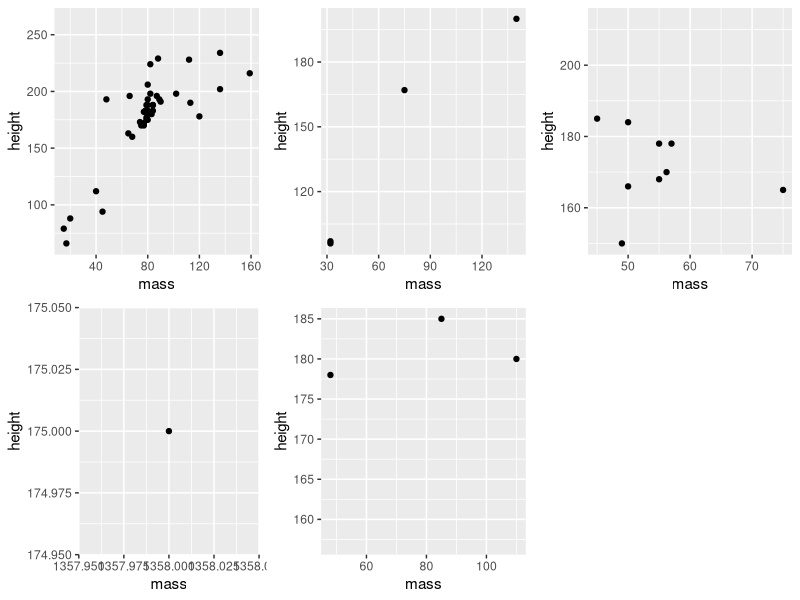

This figure's R source:
library(tidyverse)
data("starwars")
starwars
# sex, birth year, species and height and add height in meters
starwars %>% 
  select(sex,birth_year,species,height) %>% 
  mutate(height_m = height*0.01)

# What is the most common eye color
starwars %>% 
  select(eye_color) %>% 
  group_by(eye_color) %>% 
  summarise(freq_eye = length(eye_color)) %>% 
  arrange(desc(freq_eye))
# Who is the youngest human
starwars %>% 
  filter(species == "Human") %>% 
  select(name, birth_year) %>% 
  arrange(birth_year)

# Which homeworld has the most characters
starwars %>% 
  select(homeworld) %>% 
  group_by(homeworld) %>% 
  summarise(most_char = length(homeworld)) %>% 
  arrange(desc(most_char))


# Create a new data with species mass, calculate the bmi, and join it with the starwars data

starwars %>% 
  mutate(bmi = mass/(0.01*height)^2) %>% 
  select(species,mass,bmi) %>% 
  left_join(starwars,by = "species")

# create a long format of the subset data of species, mass, height, and birth year with the species column, one column with the categories mass,height, birth year and one column with the values

starwars %>% 
  select(species,mass,height,birth_year) %>% 
  pivot_longer(cols = -species,names_to = "char_attribute", values_to = "values")

# Group the starwars dataset based on sex and nest it. 
# Add a column with linear model summary for each species 
# Add a column with a plot for the height as a function of mass for each sex
# plot all the plots side by side (use `cowplot` package)
lm_nest<- starwars %>% 
  group_by(sex) %>% 
  nest() %>% 
  mutate(lm_results = map(data,~ broom::tidy(summary(lm(height~mass,data =.))))) %>%
  mutate(lm_plot = map(data,~ggplot(.,aes(mass,height))+geom_point())) %>% 
  print()

lm_nest$lm_results[1]

cowplot::plot_grid(plotlist = lm_nest$lm_plot)